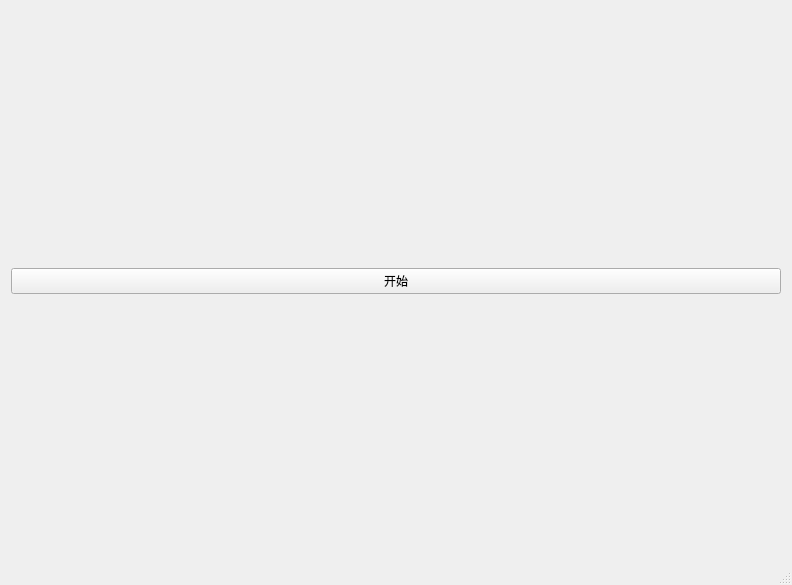
<?xml version="1.0" encoding="UTF-8"?>
<ui version="4.0">
 <class>MainWindow</class>
 <widget class="QMainWindow" name="MainWindow">
  <property name="geometry">
   <rect>
    <x>0</x>
    <y>0</y>
    <width>792</width>
    <height>585</height>
   </rect>
  </property>
  <property name="windowTitle">
   <string>MainWindow</string>
  </property>
  <widget class="QWidget" name="centralWidget">
   <layout class="QHBoxLayout" name="horizontalLayout">
    <item>
     <layout class="QGridLayout" name="gridLayout_2">
      <item row="0" column="0">
       <widget class="QPushButton" name="startButton">
        <property name="text">
         <string>开始</string>
        </property>
       </widget>
      </item>
     </layout>
    </item>
    <item>
     <layout class="QGridLayout" name="gridLayout"/>
    </item>
   </layout>
  </widget>
  <widget class="QMenuBar" name="menuBar">
   <property name="geometry">
    <rect>
     <x>0</x>
     <y>0</y>
     <width>792</width>
     <height>26</height>
    </rect>
   </property>
  </widget>
  <widget class="QStatusBar" name="statusBar"/>
 </widget>
 <layoutdefault spacing="6" margin="11"/>
 <resources/>
 <connections/>
</ui>
